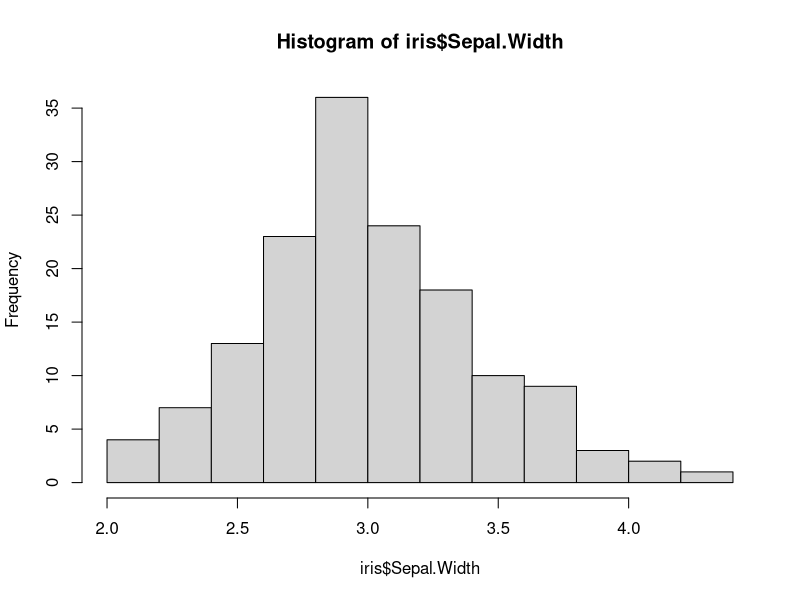
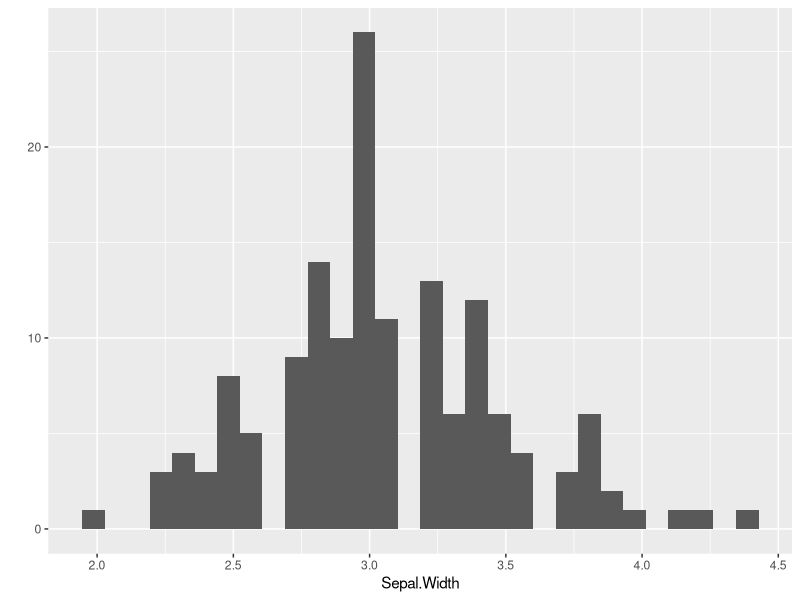

Write R code to recreate these figures, in order. (Note: this script raises an error after producing the figures.)
rm(list=ls())
library(ggplot2)
library(tidyr)
library(dplyr)

head(iris)
unique(iris$Species)
hist(iris$Sepal.Width)
qplot(Sepal.Width, data=iris)

tidy.iris <- iris %>%
  group_by(Species) %>%
  mutate(index = 1:n()) %>%
  gather(measure_name, measure_value,
         Sepal.Length, Sepal.Width,
         Petal.Length, Petal.Width) %>% 
  spread(measure_value, measure_name)

qplot(measure_value, facets = ~ Species, data = tidy.iris)
